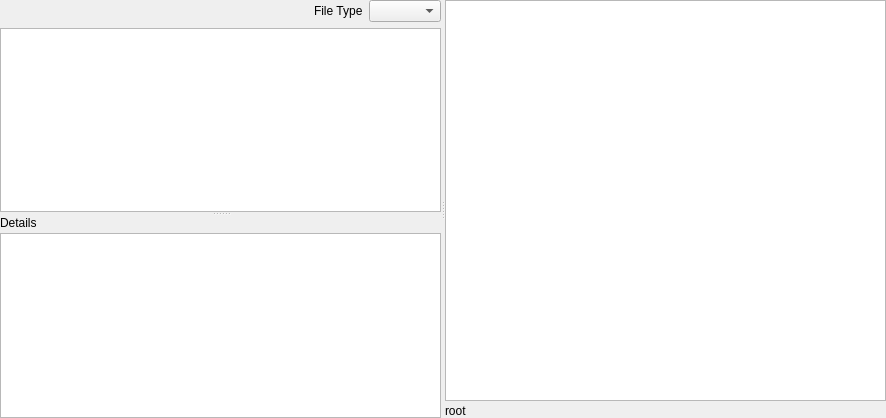
<?xml version="1.0" encoding="UTF-8"?>
<ui version="4.0">
 <class>Form</class>
 <widget class="QWidget" name="Form">
  <property name="geometry">
   <rect>
    <x>0</x>
    <y>0</y>
    <width>886</width>
    <height>418</height>
   </rect>
  </property>
  <property name="windowTitle">
   <string>Form</string>
  </property>
  <layout class="QGridLayout" name="gridLayout">
   <property name="leftMargin">
    <number>0</number>
   </property>
   <property name="topMargin">
    <number>0</number>
   </property>
   <property name="rightMargin">
    <number>0</number>
   </property>
   <property name="bottomMargin">
    <number>0</number>
   </property>
   <item row="0" column="0">
    <widget class="QSplitter" name="hsplitter">
     <property name="orientation">
      <enum>Qt::Horizontal</enum>
     </property>
     <widget class="QSplitter" name="vsplitter">
      <property name="orientation">
       <enum>Qt::Vertical</enum>
      </property>
      <widget class="QWidget" name="">
       <layout class="QVBoxLayout" name="verticalLayout_3">
        <item>
         <layout class="QHBoxLayout" name="horizontalLayout">
          <item>
           <spacer name="horizontalSpacer">
            <property name="orientation">
             <enum>Qt::Horizontal</enum>
            </property>
            <property name="sizeHint" stdset="0">
             <size>
              <width>40</width>
              <height>20</height>
             </size>
            </property>
           </spacer>
          </item>
          <item>
           <widget class="QLabel" name="label">
            <property name="text">
             <string>File Type</string>
            </property>
           </widget>
          </item>
          <item>
           <widget class="QComboBox" name="w_combobox_filetype"/>
          </item>
         </layout>
        </item>
        <item>
         <widget class="QTreeView" name="widget_treeView">
          <property name="editTriggers">
           <set>QAbstractItemView::NoEditTriggers</set>
          </property>
          <attribute name="headerVisible">
           <bool>false</bool>
          </attribute>
         </widget>
        </item>
       </layout>
      </widget>
      <widget class="QWidget" name="layoutWidget">
       <layout class="QVBoxLayout" name="verticalLayout_2">
        <property name="spacing">
         <number>3</number>
        </property>
        <item>
         <widget class="QLabel" name="widget_label_details">
          <property name="sizePolicy">
           <sizepolicy hsizetype="Ignored" vsizetype="Fixed">
            <horstretch>0</horstretch>
            <verstretch>0</verstretch>
           </sizepolicy>
          </property>
          <property name="text">
           <string>Details</string>
          </property>
         </widget>
        </item>
        <item>
         <widget class="QPlainTextEdit" name="widget_text_details">
          <property name="lineWrapMode">
           <enum>QPlainTextEdit::NoWrap</enum>
          </property>
          <property name="readOnly">
           <bool>true</bool>
          </property>
         </widget>
        </item>
       </layout>
      </widget>
     </widget>
     <widget class="QWidget" name="layoutWidget">
      <layout class="QVBoxLayout" name="verticalLayout">
       <property name="spacing">
        <number>3</number>
       </property>
       <item>
        <widget class="QListView" name="widget_listView">
         <property name="contextMenuPolicy">
          <enum>Qt::CustomContextMenu</enum>
         </property>
         <property name="autoScroll">
          <bool>false</bool>
         </property>
         <property name="editTriggers">
          <set>QAbstractItemView::NoEditTriggers</set>
         </property>
         <property name="isWrapping" stdset="0">
          <bool>true</bool>
         </property>
        </widget>
       </item>
       <item>
        <widget class="QLabel" name="widget_label_path">
         <property name="text">
          <string>root</string>
         </property>
         <property name="textInteractionFlags">
          <set>Qt::LinksAccessibleByMouse|Qt::TextSelectableByMouse</set>
         </property>
        </widget>
       </item>
      </layout>
     </widget>
    </widget>
   </item>
  </layout>
 </widget>
 <resources/>
 <connections/>
</ui>
